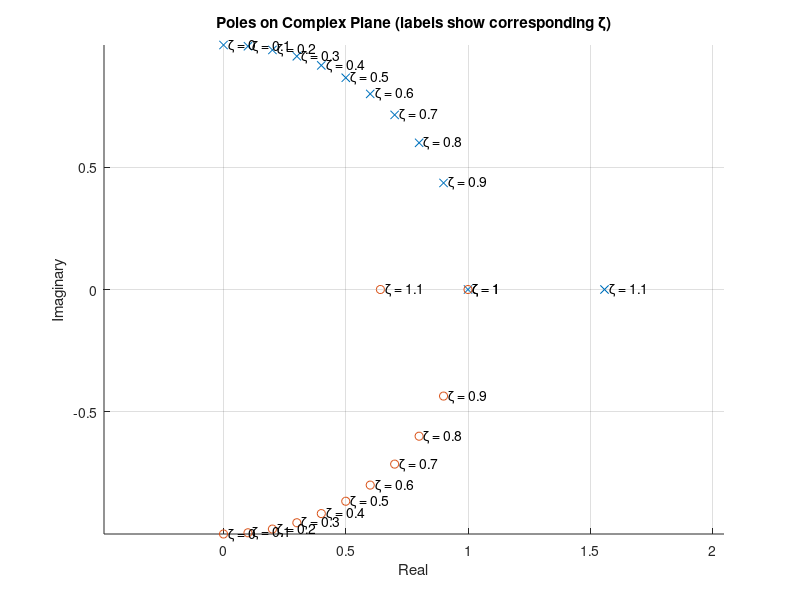

The MATLAB script that drew this image:
z = 0:0.1:1.1;

poles = z + sqrt(z.^2 - 1)
polesneg = z - sqrt(z.^2 - 1)

hold on
plot(real(poles), imag(poles), 'x')
text(real(poles)+0.02, imag(poles), arrayfun(@(v) sprintf('ζ = %.2g',v), z, 'UniformOutput', false))
xlabel('Real')
ylabel('Imaginary')
axis equal
grid on
title('Poles on Complex Plane (labels show corresponding \zeta)')

plot(real(polesneg), imag(polesneg), 'o')
text(real(polesneg)+0.02, imag(polesneg), arrayfun(@(v) sprintf('ζ = %.2g',v), z, 'UniformOutput', false))
